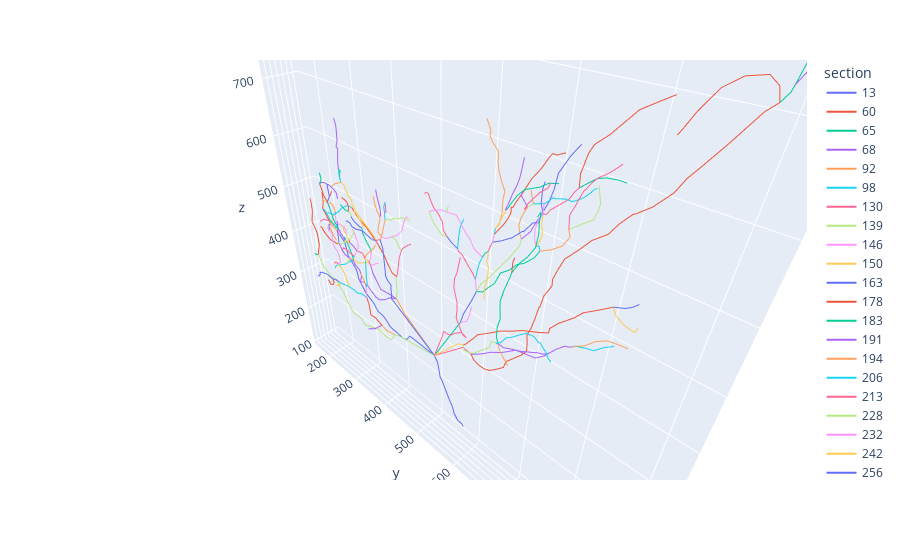

The notebook cell saved with this chart:
### Markdown cell above
### Plot SWC raw data

### Code cell
# Create a DataFrame for plotting
data = []
# Iterate through the sections dictionary
for section_id, section_data in sections.items():
    # flatten the section into one list of consecutive points instead of segments (point pairs)
    for i,segment in enumerate(section_data):
        point = segment[0] 
        data.append([section_id, point[0].item(), point[1].item(), point[2].item()])
        if i == len(section_data)-1:
            point = segment[1]
            data.append([section_id, point[0].item(), point[1].item(), point[2].item()])
df_sections = pd.DataFrame(data, columns=["section", "x", "y", "z"])

fig = px.line_3d(df_sections, x="x", y="y", z="z", color='section', )
fig.update_layout(scene_aspectmode='data')
fig.show()
